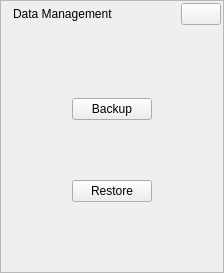
<?xml version="1.0" encoding="UTF-8"?>
<ui version="4.0">
 <class>CDataManagementWidget</class>
 <widget class="QWidget" name="CDataManagementWidget">
  <property name="geometry">
   <rect>
    <x>0</x>
    <y>0</y>
    <width>224</width>
    <height>273</height>
   </rect>
  </property>
  <property name="windowTitle">
   <string>Form</string>
  </property>
  <layout class="QVBoxLayout" name="verticalLayout_2">
   <property name="spacing">
    <number>0</number>
   </property>
   <property name="margin">
    <number>0</number>
   </property>
   <item>
    <widget class="QFrame" name="framePanel">
     <property name="frameShape">
      <enum>QFrame::StyledPanel</enum>
     </property>
     <property name="frameShadow">
      <enum>QFrame::Raised</enum>
     </property>
     <layout class="QVBoxLayout" name="verticalLayout">
      <property name="spacing">
       <number>0</number>
      </property>
      <property name="margin">
       <number>0</number>
      </property>
      <item>
       <widget class="QWidget" name="panelCaption" native="true">
        <layout class="QHBoxLayout" name="horizontalLayout_2">
         <property name="leftMargin">
          <number>12</number>
         </property>
         <property name="topMargin">
          <number>2</number>
         </property>
         <property name="rightMargin">
          <number>2</number>
         </property>
         <property name="bottomMargin">
          <number>2</number>
         </property>
         <item>
          <widget class="QLabel" name="panelTitle">
           <property name="sizePolicy">
            <sizepolicy hsizetype="Expanding" vsizetype="Preferred">
             <horstretch>0</horstretch>
             <verstretch>0</verstretch>
            </sizepolicy>
           </property>
           <property name="text">
            <string>Data Management</string>
           </property>
           <property name="alignment">
            <set>Qt::AlignLeading|Qt::AlignLeft|Qt::AlignVCenter</set>
           </property>
          </widget>
         </item>
         <item>
          <widget class="QPushButton" name="btnInfo">
           <property name="minimumSize">
            <size>
             <width>0</width>
             <height>0</height>
            </size>
           </property>
           <property name="maximumSize">
            <size>
             <width>16777215</width>
             <height>16777215</height>
            </size>
           </property>
           <property name="focusPolicy">
            <enum>Qt::NoFocus</enum>
           </property>
           <property name="text">
            <string/>
           </property>
           <property name="autoDefault">
            <bool>false</bool>
           </property>
           <property name="default">
            <bool>false</bool>
           </property>
           <property name="flat">
            <bool>false</bool>
           </property>
          </widget>
         </item>
        </layout>
       </widget>
      </item>
      <item>
       <widget class="QWidget" name="panelWidget" native="true">
        <layout class="QGridLayout" name="gridLayout">
         <property name="verticalSpacing">
          <number>60</number>
         </property>
         <property name="bottomMargin">
          <number>9</number>
         </property>
         <item row="1" column="1">
          <widget class="QPushButton" name="btnBackup">
           <property name="focusPolicy">
            <enum>Qt::NoFocus</enum>
           </property>
           <property name="text">
            <string>Backup</string>
           </property>
          </widget>
         </item>
         <item row="2" column="1">
          <widget class="QPushButton" name="btnRestore">
           <property name="focusPolicy">
            <enum>Qt::NoFocus</enum>
           </property>
           <property name="text">
            <string>Restore</string>
           </property>
          </widget>
         </item>
         <item row="1" column="0">
          <spacer name="horizontalSpacer">
           <property name="orientation">
            <enum>Qt::Horizontal</enum>
           </property>
           <property name="sizeHint" stdset="0">
            <size>
             <width>40</width>
             <height>20</height>
            </size>
           </property>
          </spacer>
         </item>
         <item row="1" column="2">
          <spacer name="horizontalSpacer_2">
           <property name="orientation">
            <enum>Qt::Horizontal</enum>
           </property>
           <property name="sizeHint" stdset="0">
            <size>
             <width>40</width>
             <height>20</height>
            </size>
           </property>
          </spacer>
         </item>
         <item row="0" column="1">
          <spacer name="verticalSpacer_2">
           <property name="orientation">
            <enum>Qt::Vertical</enum>
           </property>
           <property name="sizeHint" stdset="0">
            <size>
             <width>20</width>
             <height>40</height>
            </size>
           </property>
          </spacer>
         </item>
         <item row="3" column="1">
          <spacer name="verticalSpacer_3">
           <property name="orientation">
            <enum>Qt::Vertical</enum>
           </property>
           <property name="sizeHint" stdset="0">
            <size>
             <width>20</width>
             <height>40</height>
            </size>
           </property>
          </spacer>
         </item>
        </layout>
       </widget>
      </item>
     </layout>
    </widget>
   </item>
  </layout>
 </widget>
 <resources/>
 <connections/>
</ui>
